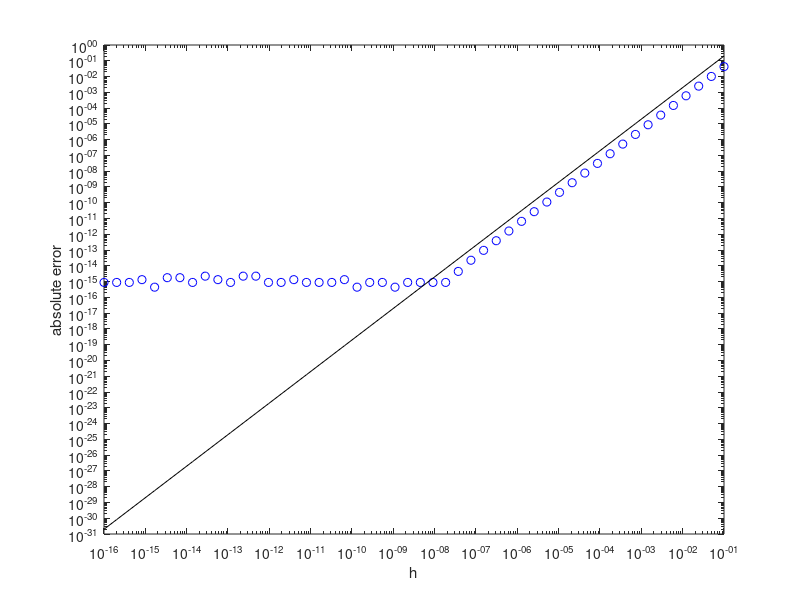

MATLAB code for this plot:
clear all; close all; clc;
hseries = logspace(-16,-1);
x0 = pi/4;
func = @(x)exp(x)./(cos(x).^3+sin(x).^3);
dfunc = @(x)(exp(x).*(cos(x).^3+sin(x).^3)-exp(x).*(-3*cos(x).^2.*sin(x)+3*sin(x).^2.*cos(x)))./(cos(x).^3+sin(x).^3).^2;
numdif = imag(func(x0+i*hseries)./hseries);
realdif = dfunc(x0);
err = abs(numdif-realdif);
loglog(hseries, err, 'bo');
hold on;
loglog(hseries, 20*hseries.^2, 'k-');
ylabel('absolute error');
xlabel('h');
[min_err, min_i] = min(err);
min_h = hseries(min_i)
min_err